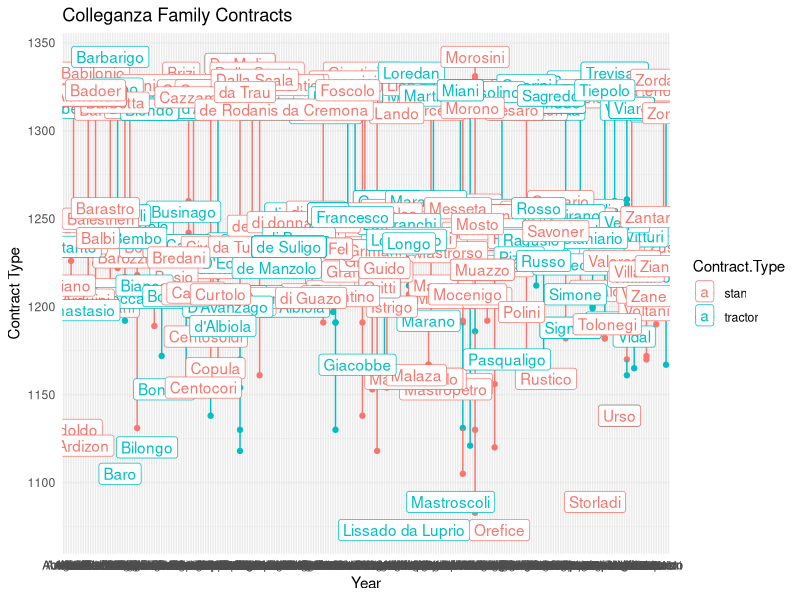

Generate this figure with R:
library(ggplot2)
library(tidyverse)

colleganza.family.contract.types <- read.csv("data-raw/contract-family-year.csv",header=T)

colleganza.family.contract.types %>% group_by( Family,Contract.Type ) %>% summarise(n=n()) -> colleganza.family.contract.types.summary

ggplot(colleganza.family.contract.types, aes(x=Family, y=Year, color=Contract.Type, group=Family)) + geom_point() + geom_line() + theme_minimal() + labs(title="Colleganza Family Contracts", x="Year", y="Contract Type") + geom_label( data=filter(colleganza.family.contract.types, .by=Family, Year==max(Year)), aes(label=Family))
